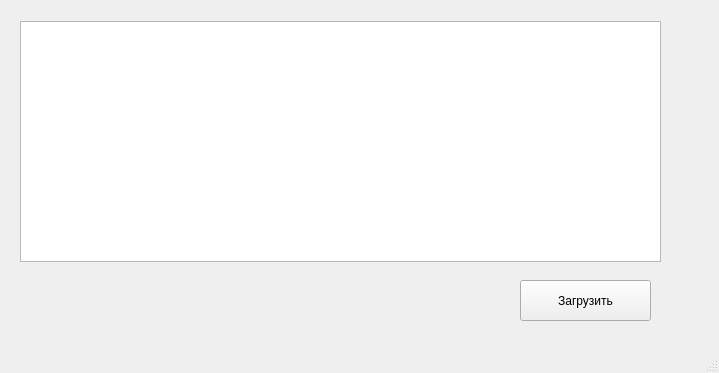
<?xml version="1.0" encoding="UTF-8"?>
<ui version="4.0">
 <class>MainWindow</class>
 <widget class="QMainWindow" name="MainWindow">
  <property name="geometry">
   <rect>
    <x>0</x>
    <y>0</y>
    <width>719</width>
    <height>373</height>
   </rect>
  </property>
  <property name="windowTitle">
   <string>MainWindow</string>
  </property>
  <widget class="QWidget" name="centralwidget">
   <widget class="QPushButton" name="pushButton">
    <property name="geometry">
     <rect>
      <x>520</x>
      <y>280</y>
      <width>131</width>
      <height>41</height>
     </rect>
    </property>
    <property name="text">
     <string>Загрузить</string>
    </property>
   </widget>
   <widget class="QTableWidget" name="tableWidget">
    <property name="geometry">
     <rect>
      <x>20</x>
      <y>21</y>
      <width>641</width>
      <height>241</height>
     </rect>
    </property>
   </widget>
  </widget>
  <widget class="QMenuBar" name="menubar">
   <property name="geometry">
    <rect>
     <x>0</x>
     <y>0</y>
     <width>719</width>
     <height>21</height>
    </rect>
   </property>
  </widget>
  <widget class="QStatusBar" name="statusbar"/>
 </widget>
 <resources/>
 <connections/>
</ui>
